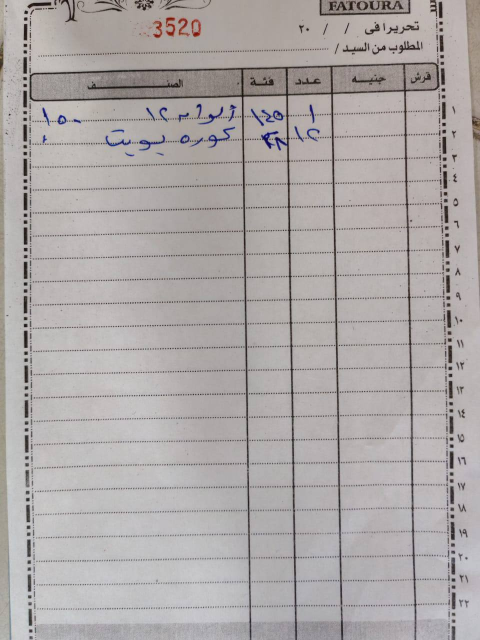
#> input picture ocr/original_data/invoices1/photo_100_2026-04-23_23-58-26.jpg, 960 x 1280 px (shown at 1/2 size); its folder holds only this picture in this run
$ python -i complete_ocr_pipeline.py   (imports and definitions only)
#> lines starting #> are read from the running program, lines starting #| are printed output that depends on the picture
import os
import sys
import json
import glob
import logging
from pathlib import Path
from datetime import datetime
from typing import List, Dict, Any, Optional
import cv2
import numpy as np
from PIL import Image, ImageEnhance
import google.generativeai as genai
from tqdm import tqdm
try:
    import json_repair
except ImportError:
    json_repair = json
    logging.warning("json_repair not installed — fallback to json (no auto-repair)")


# [4 lines not run here, left out]

logger = logging.getLogger(__name__)

def preprocess_image(
    image: Image.Image,
    max_width: int = 600,
    contrast: float = 1.5
) -> Image.Image:
    """
    Preprocess invoice image to improve OCR accuracy.

    Steps:
    1. Convert to OpenCV format
    2. Apply HSV enhancement
    3. Convert to grayscale
    4. Resize (if needed)
    5. Enhance contrast
    """
#> called with max_width = 600, contrast = 1.5

    img = np.array(image)
    img = cv2.cvtColor(img, cv2.COLOR_RGB2BGR)
#> img is the input picture: shape (1280, 960, 3); mean B, G, R 167.6, 168.1, 173.4

    hsv = cv2.cvtColor(img, cv2.COLOR_BGR2HSV).astype(np.float32)
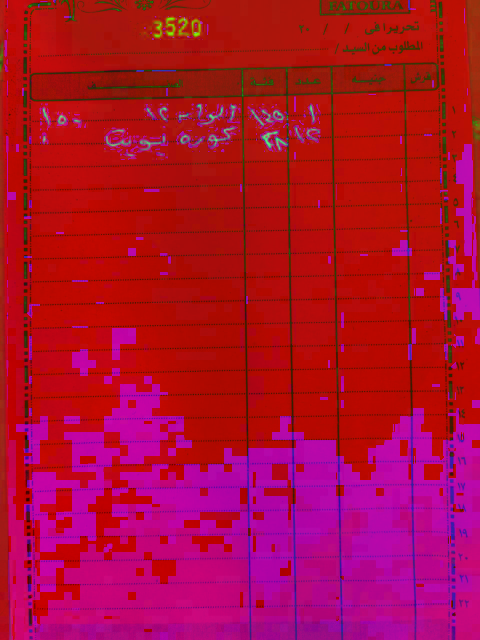
#> hsv: shape (1280, 960, 3) float32 (shown at 1/2 size); mean B, G, R 49.5, 12.4, 173.9

    H_FACTOR = 0.1
    S_FACTOR = 4.0
    V_FACTOR = 0.5

    hsv[:, :, 0] *= H_FACTOR
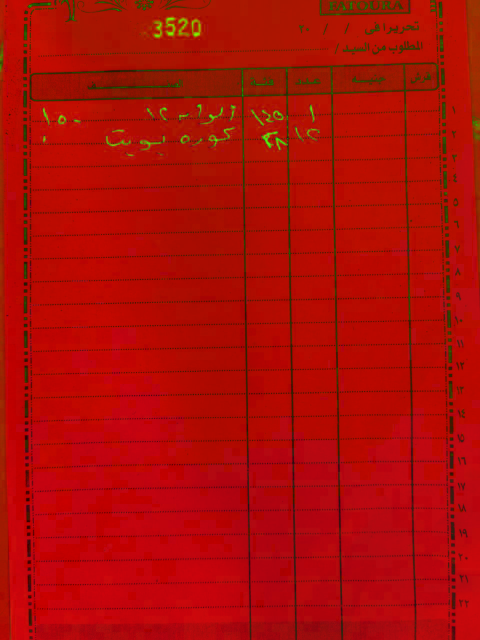
#> hsv: shape (1280, 960, 3) float32 (shown at 1/2 size); mean B, G, R 5, 12.4, 173.9
    hsv[:, :, 1] *= S_FACTOR
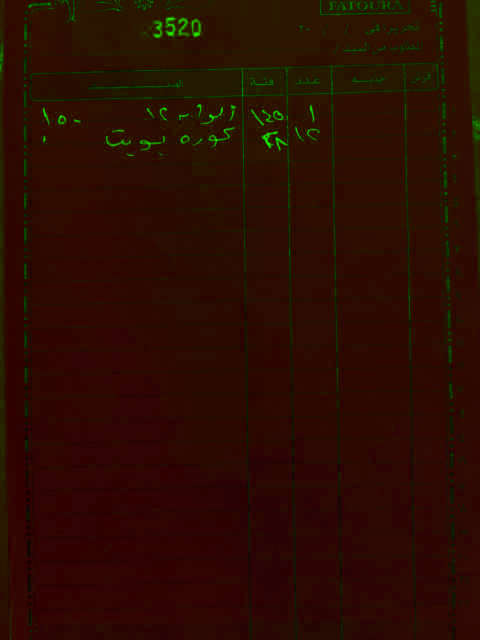
#> hsv: shape (1280, 960, 3) float32 (shown at 1/2 size); mean B, G, R 5, 49.5, 173.9; drawn with min black and max white
    hsv[:, :, 2] *= V_FACTOR
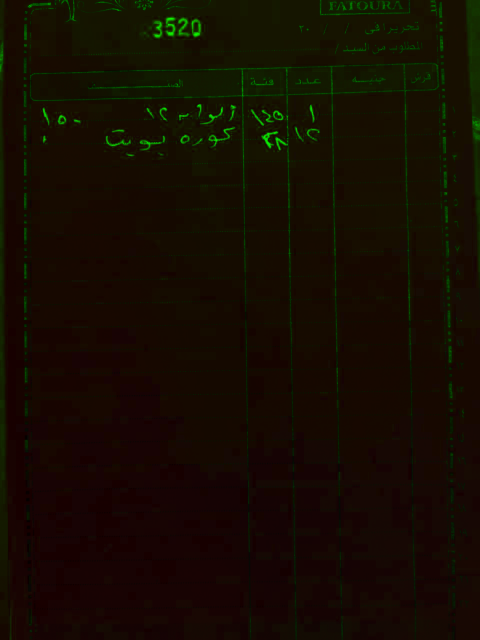
#> hsv: shape (1280, 960, 3) float32 (shown at 1/2 size); mean B, G, R 5, 49.5, 86.9; drawn with min black and max white

    hsv = np.clip(hsv, [0, 0, 0], [179, 255, 255]).astype(np.uint8)
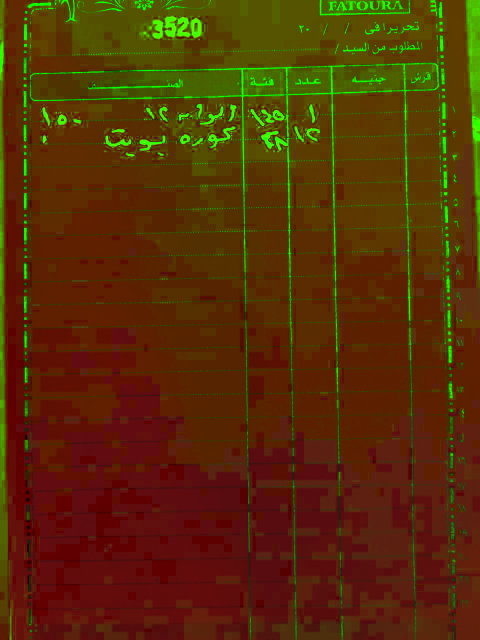
#> hsv: shape (1280, 960, 3) (shown at 1/2 size); mean B, G, R 4.8, 47.5, 86.8

    img = cv2.cvtColor(hsv, cv2.COLOR_HSV2BGR)
    img = cv2.cvtColor(img, cv2.COLOR_BGR2RGB)

    img = Image.fromarray(img).convert("L")
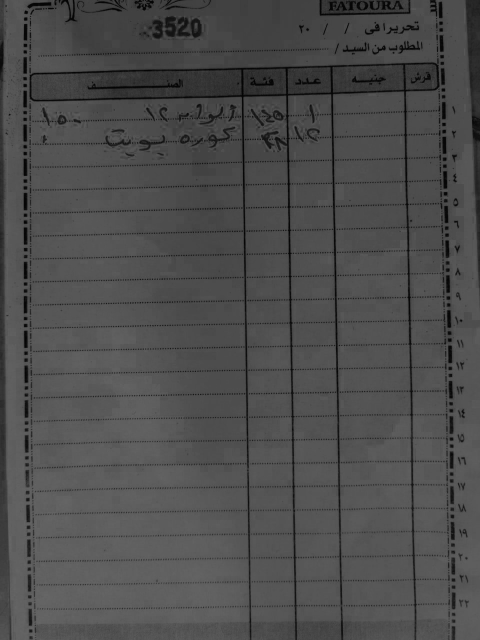
#> img: PIL image 960x1280 L (shown at 1/2 size); min 2, max 109, mean 77.2

    if img.width > max_width:
        ratio = max_width / img.width
#> ratio = 0.625
        new_size = (max_width, int(img.height * ratio))
#> new_size = (600, 800)
        img = img.resize(new_size, Image.LANCZOS)
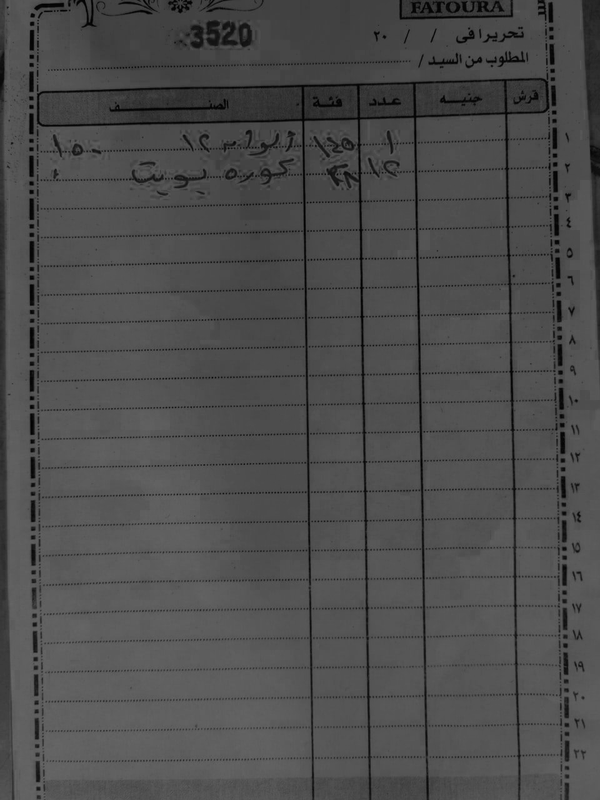
#> img: PIL image 600x800 L; min 0, max 103, mean 77.2

    img = ImageEnhance.Contrast(img).enhance(contrast)

    return img

# [118 lines left out: functions setup_gemini, get_invoice_extraction_prompt, extract_invoice_data_gemini, not called in this run]

>>> import cv2
>>> picture = cv2.cvtColor(cv2.imread('../../ocr/original_data/invoices1/photo_100_2026-04-23_23-58-26.jpg'), cv2.COLOR_BGR2RGB)
>>> result = preprocess_image(picture)

$ run again, on ocr/original_data/invoices1/photo_10_2026-04-24_01-00-02.jpg
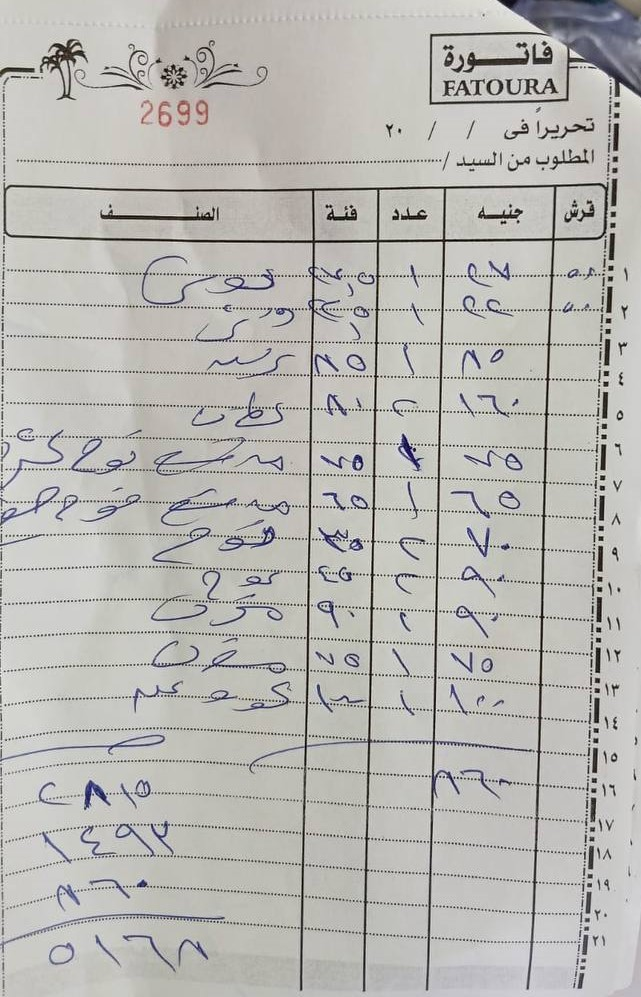
#> input picture ocr/original_data/invoices1/photo_10_2026-04-24_01-00-02.jpg, 641 x 997 px
#> in preprocess_image, img is the input picture: shape (997, 641, 3); mean B, G, R 179.8, 183.8, 184.9
#> in preprocess_image, `hsv = np.clip(hsv, [0, 0, 0], [179, 255, 255]).astype(np.uint8)`:
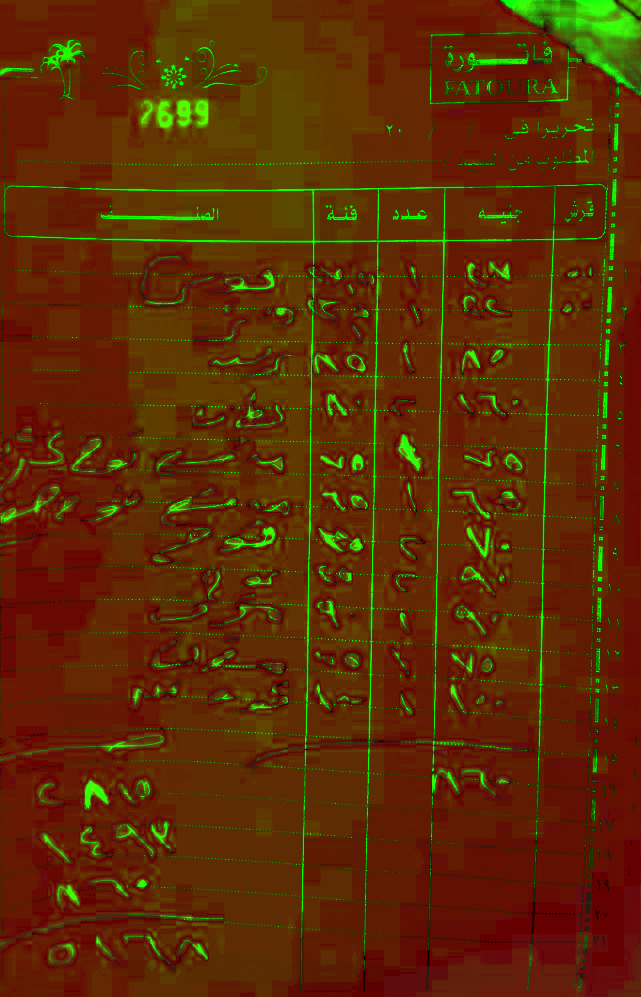
#> hsv: shape (997, 641, 3); mean B, G, R 3.4, 44.6, 92.8
#> in preprocess_image, `img = img.resize(new_size, Image.LANCZOS)`:
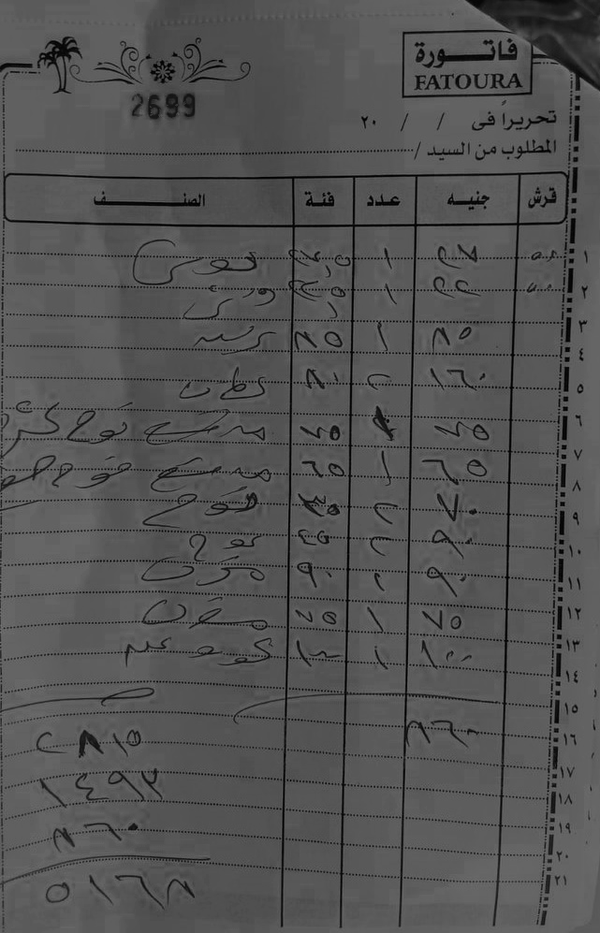
#> img: PIL image 600x933 L; min 0, max 118, mean 83.4

$ run again, on ocr/original_data/invoices1/photo_11_2026-04-23_23-58-26.jpg
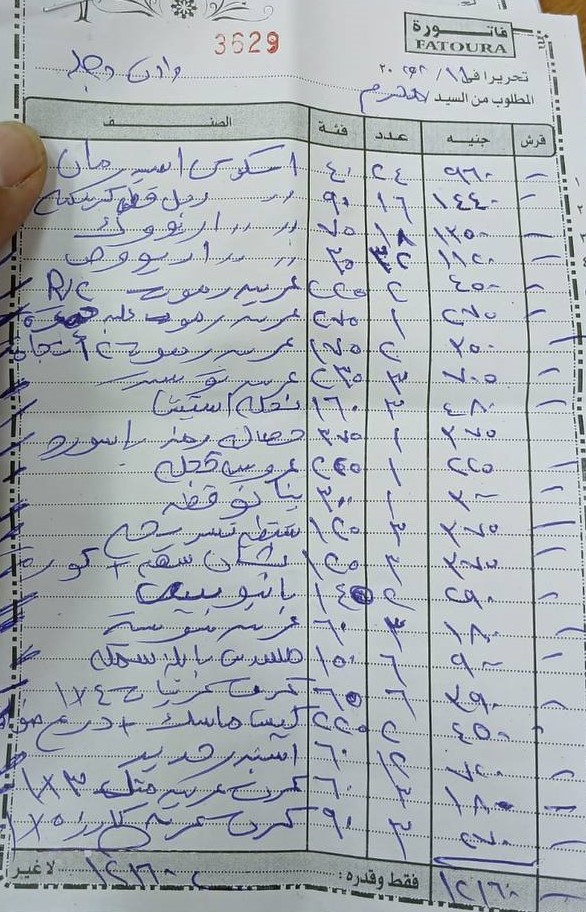
#> input picture ocr/original_data/invoices1/photo_11_2026-04-23_23-58-26.jpg, 586 x 912 px
#> in preprocess_image, img is the input picture: shape (912, 586, 3); mean B, G, R 181.3, 176.4, 170.2
#> in preprocess_image, `hsv = np.clip(hsv, [0, 0, 0], [179, 255, 255]).astype(np.uint8)`:
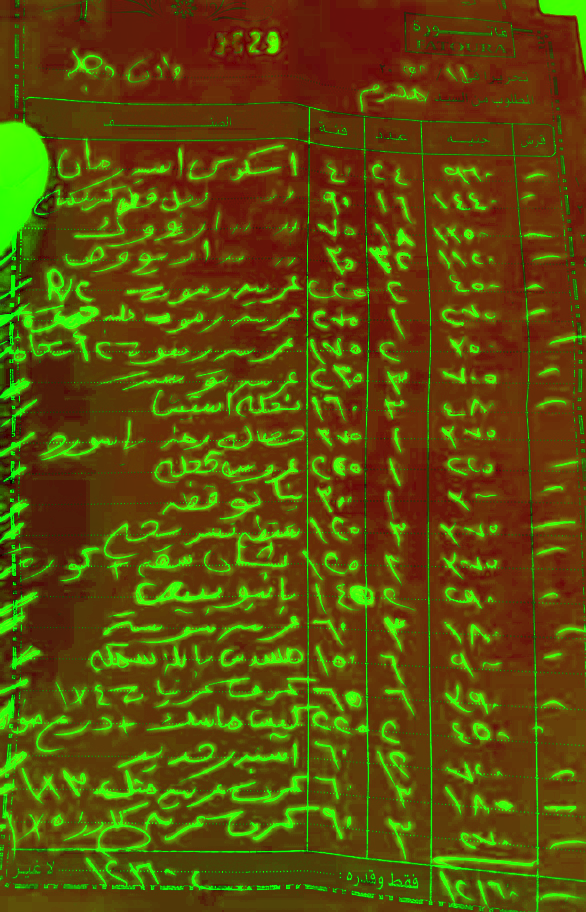
#> hsv: shape (912, 586, 3); mean B, G, R 9.1, 78.7, 91.2
#> in preprocess_image, `img = Image.fromarray(img).convert("L")`:
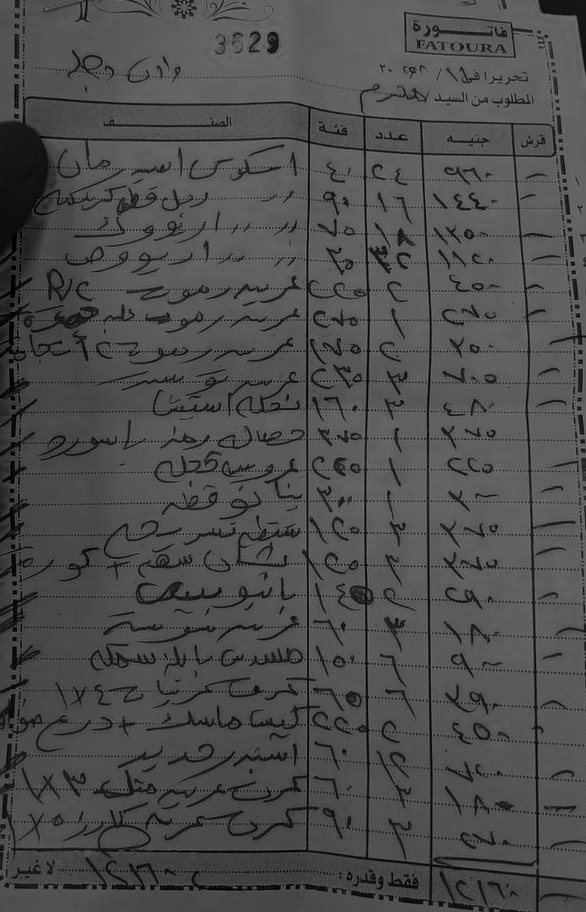
#> img: PIL image 586x912 L; min 0, max 124, mean 77.9

$ run again, on ocr/original_data/invoices1/photo_12_2026-04-23_23-58-26.jpg
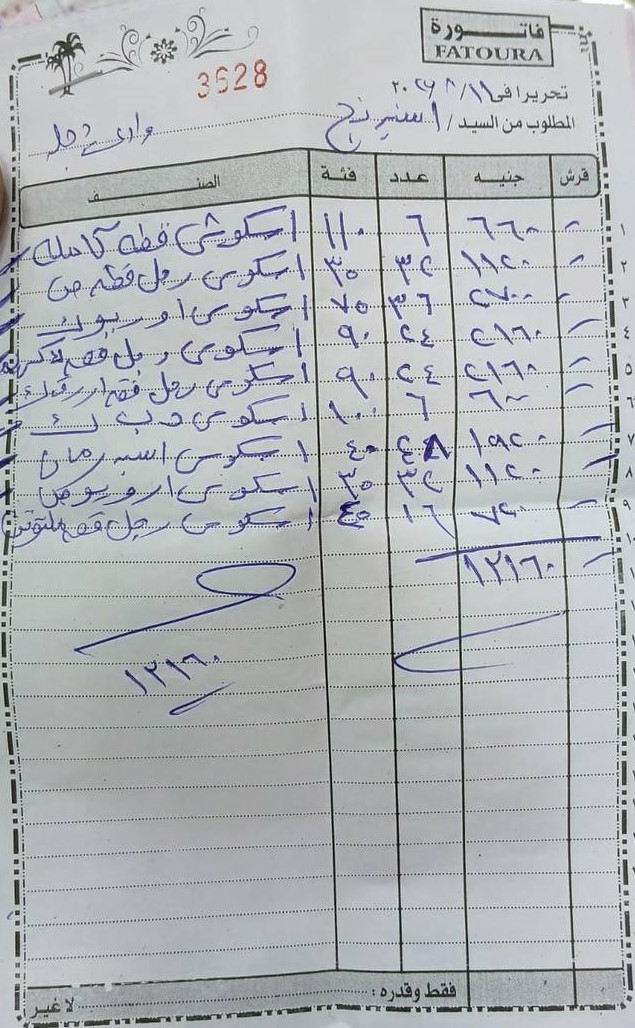
#> input picture ocr/original_data/invoices1/photo_12_2026-04-23_23-58-26.jpg, 635 x 1028 px
#> in preprocess_image, img is the input picture: shape (1028, 635, 3); mean B, G, R 184, 180.9, 177.4
#> in preprocess_image, `img = Image.fromarray(img).convert("L")`:
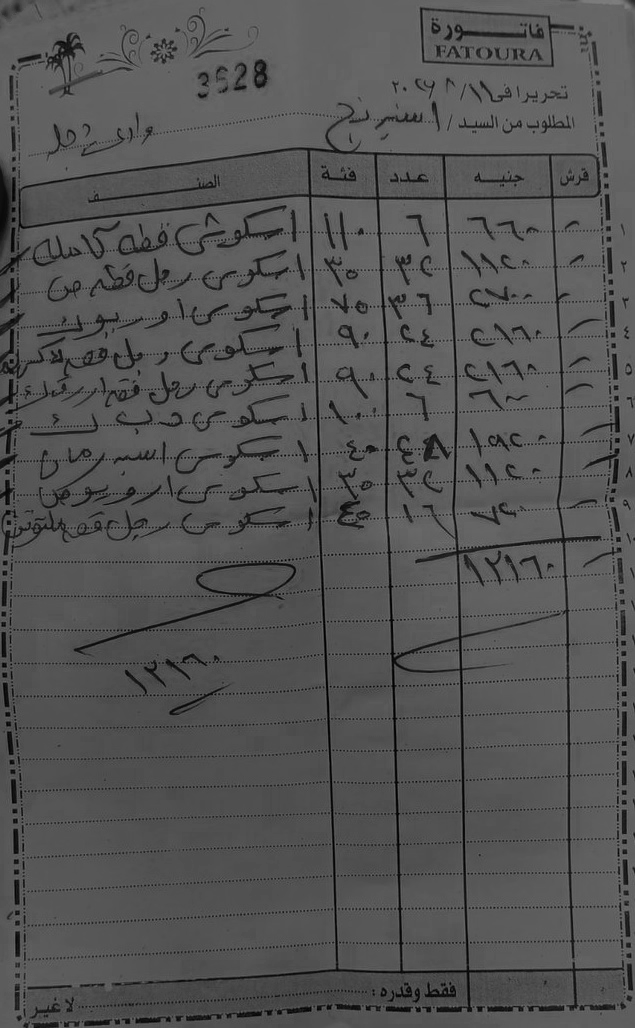
#> img: PIL image 635x1028 L; min 0, max 126, mean 84.1
